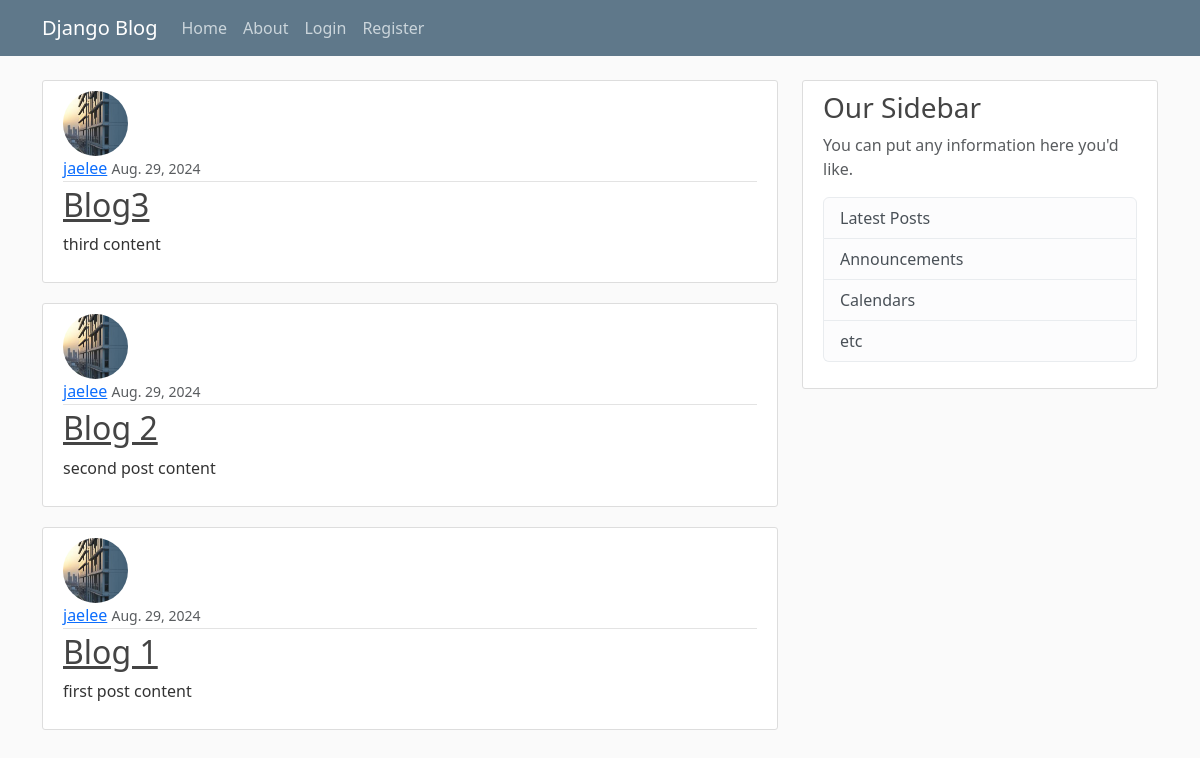
The app's page /, older data.
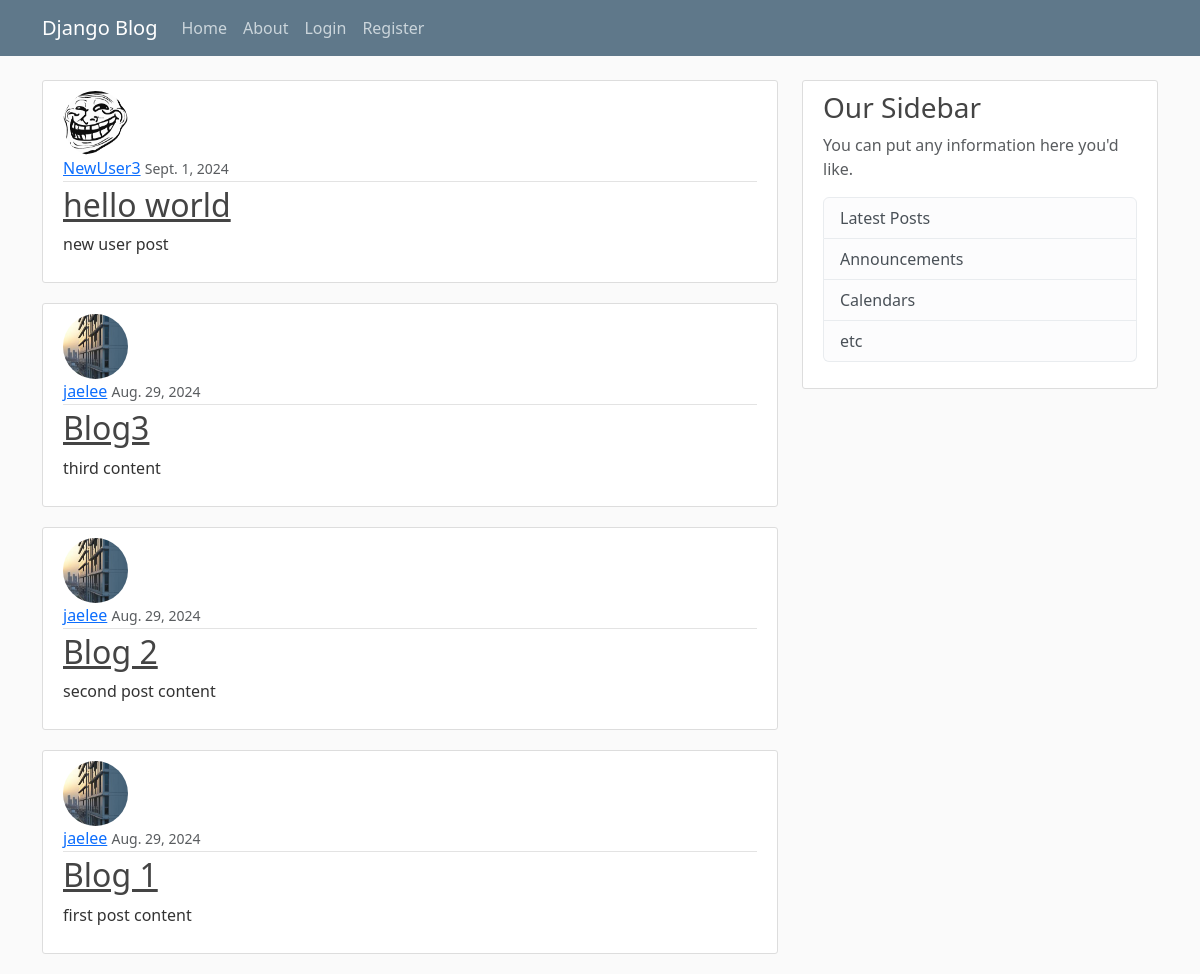
The same page, newer data.
### blog/models.py (models this page shows, shortened)
class Post(models.Model):
    title = models.CharField(max_length=100)
    content = models.TextField()
    date_posted = models.DateTimeField(default=timezone.now)
    author = models.ForeignKey(
        User, on_delete=models.CASCADE
    )  # if user get deleted we also delete related posts

### users/models.py (models this page shows, shortened)
class Profile(models.Model):
    user = models.OneToOneField(
        User, on_delete=models.CASCADE
    )  # remember cascade is when user get deleted you also delete the profile
    image = models.ImageField(default="default.jpg", upload_to="profile_pics")

### blog/views.py (the view)
# urls.py: path("", PostListView.as_view(), name="blog-home"),
class PostListView(ListView):
    model = Post
    template_name = "blog/home.html"
    context_object_name = "posts"  # b/c django takes obj list as default not the text
    ordering = ["-date_posted"]  # with - sign newwest to oldest
    paginate_by = 5

### blog/templates/blog/home.html
{% extends "blog/base.html" %}
{% block content %}
  {% for post in posts %}
    <article class="media content-section">
      <img class="rounded-circle article-img" src="{{ post.author.profile.image.url }}">
      <div class="media-body">
        <div class="article-metadata">
          <a class="mr-2" href="#">{{ post.author }}</a>
          <small class="text-muted">{{ post.date_posted | date:"" }}</small>
        </div>
        <h2><a class="article-title" href="{% url 'post-detail' post.id %}">{{ post.title }}</a></h2>
        <p class="article-content">{{ post.content }}</p>
      </div>
    </article>
  {% endfor %}
{% endblock content %}

Row changes from the older to the newer data that the page shows:
added Post: author.profile.image (placeholder picture), author "NewUser3", date_posted "Sept. 1, 2024", title "hello world", content "new user post"
